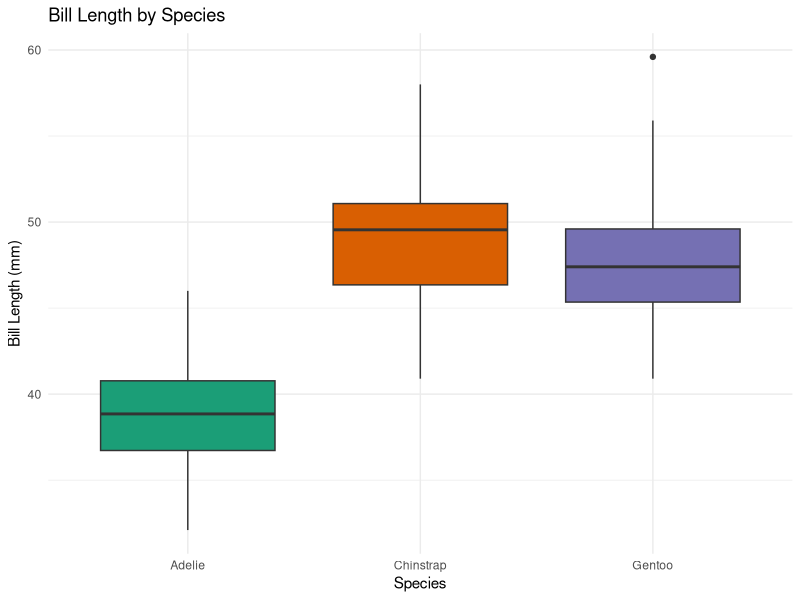
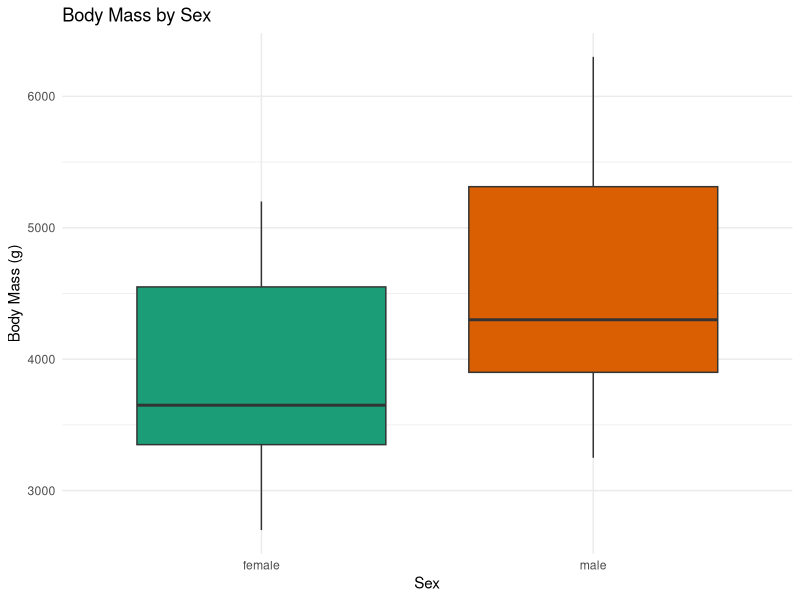
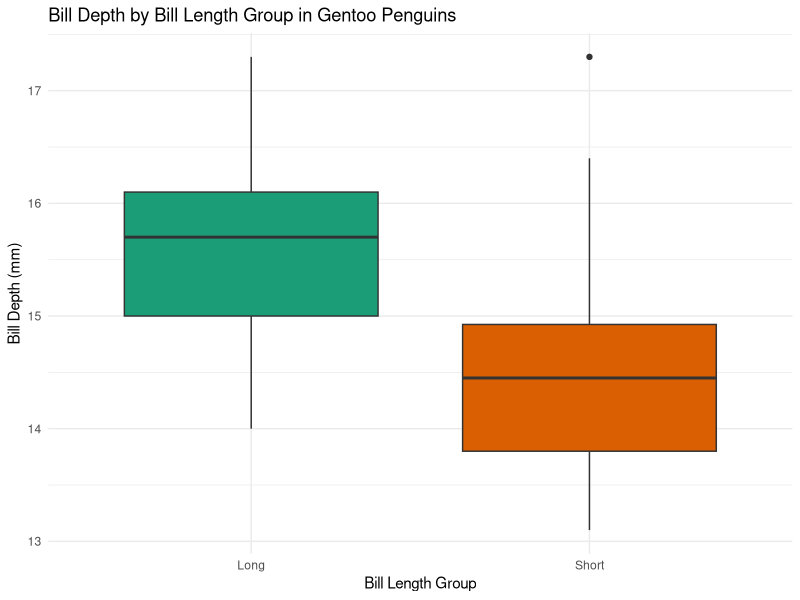
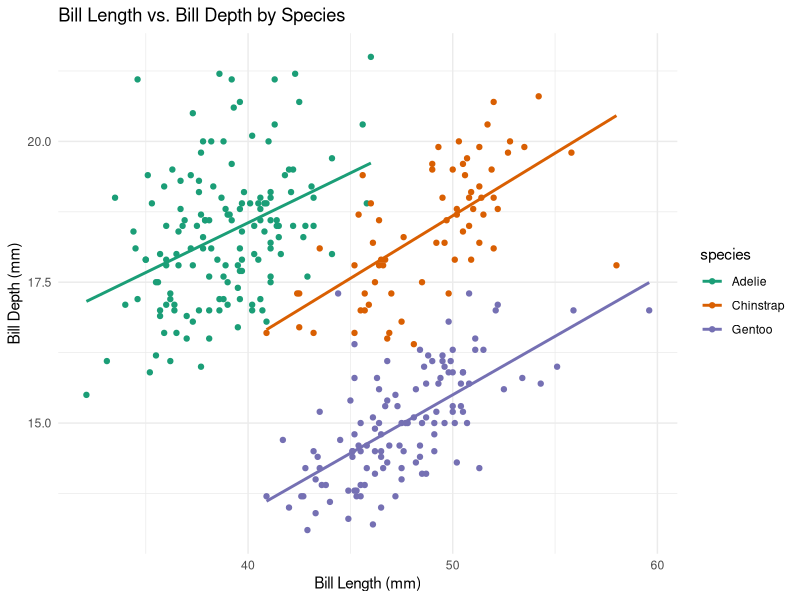

Source code (R) for these figures, in order:
## ---- chunk 1
library(modeldata)
library(tidyverse)
data(penguins)
penguins <- na.omit(penguins)
## ---- chunk 2
anova_model <- aov(bill_length_mm ~ species, data = penguins)
summary(anova_model)
## ---- chunk 3
ggplot(penguins, 
       aes(x = species, 
           y = bill_length_mm, 
           fill = species)) +
  geom_boxplot() +
  labs(title = "Bill Length by Species", 
       x = "Species", 
       y = "Bill Length (mm)") +
  theme_minimal() +
  scale_fill_brewer(palette = "Dark2") +
  theme(legend.position = "none")
## ---- chunk 4
sex_species_table <- table(penguins$species, 
                           penguins$sex)
chisq.test(sex_species_table)
## ---- chunk 5
mass_test <- t.test(body_mass_g ~ sex, 
                    data = penguins)
mass_test
## ---- chunk 6
ggplot(penguins, 
       aes(x = sex, 
           y = body_mass_g, 
           fill = sex)) +
  geom_boxplot() +
  labs(title = "Body Mass by Sex", 
       x = "Sex", 
       y = "Body Mass (g)") +
  theme_minimal() +
  scale_fill_brewer(palette = "Dark2") +
  theme(legend.position = "none")
## ---- chunk 7
gentoo <- filter(penguins, 
                 species == "Gentoo") %>%
  mutate(length_group = if_else(bill_length_mm > median(bill_length_mm), 
                                "Long", 
                                "Short"))

t.test(bill_depth_mm ~ length_group, 
       data = gentoo)
## ---- chunk 8
ggplot(gentoo, 
       aes(x = length_group, 
           y = bill_depth_mm, 
           fill = length_group)) +
  geom_boxplot() +
  labs(title = "Bill Depth by Bill Length Group in Gentoo Penguins",
       x = "Bill Length Group", 
       y = "Bill Depth (mm)") +
  theme_minimal() +
  scale_fill_brewer(palette = "Dark2") +
  theme(legend.position = "none")
## ---- chunk 9
ggplot(penguins, 
       aes(x = bill_length_mm, 
           y = bill_depth_mm, 
           color = species)) +
  geom_point() +
  geom_smooth(method = "lm", 
              se = FALSE) +
  labs(title = "Bill Length vs. Bill Depth by Species",
       x = "Bill Length (mm)", 
       y = "Bill Depth (mm)") +
  theme_minimal() +
  scale_color_brewer(palette = "Dark2")
